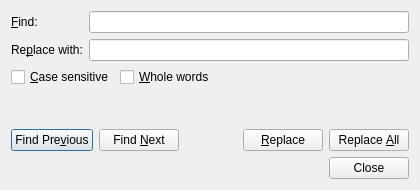
<?xml version="1.0" encoding="UTF-8"?>
<ui version="4.0">
 <class>FindDialog</class>
 <widget class="QDialog" name="FindDialog">
  <property name="geometry">
   <rect>
    <x>0</x>
    <y>0</y>
    <width>420</width>
    <height>190</height>
   </rect>
  </property>
  <property name="windowTitle">
   <string>Find and Replace</string>
  </property>
  <layout class="QVBoxLayout" name="rootLayout">
   <item>
    <layout class="QFormLayout" name="formLayout">
     <item row="0" column="0">
      <widget class="QLabel" name="searchLabel">
       <property name="text">
        <string>&amp;Find:</string>
       </property>
       <property name="buddy">
        <cstring>searchEdit</cstring>
       </property>
      </widget>
     </item>
     <item row="0" column="1">
      <widget class="QLineEdit" name="searchEdit"/>
     </item>
     <item row="1" column="0">
      <widget class="QLabel" name="replaceLabel">
       <property name="text">
        <string>Re&amp;place with:</string>
       </property>
       <property name="buddy">
        <cstring>replaceEdit</cstring>
       </property>
      </widget>
     </item>
     <item row="1" column="1">
      <widget class="QLineEdit" name="replaceEdit"/>
     </item>
    </layout>
   </item>
   <item>
    <layout class="QHBoxLayout" name="optionsLayout">
     <item>
      <widget class="QCheckBox" name="caseCheck">
       <property name="text">
        <string>&amp;Case sensitive</string>
       </property>
      </widget>
     </item>
     <item>
      <widget class="QCheckBox" name="wholeWordCheck">
       <property name="text">
        <string>&amp;Whole words</string>
       </property>
      </widget>
     </item>
     <item>
      <spacer name="optionsSpacer">
       <property name="orientation">
        <enum>Qt::Horizontal</enum>
       </property>
       <property name="sizeHint" stdset="0">
        <size>
         <width>40</width>
         <height>20</height>
        </size>
       </property>
      </spacer>
     </item>
    </layout>
   </item>
   <item>
    <widget class="QLabel" name="statusLabel">
     <property name="text">
      <string notr="true"/>
     </property>
     <property name="wordWrap">
      <bool>true</bool>
     </property>
    </widget>
   </item>
   <item>
    <layout class="QHBoxLayout" name="buttonsLayout">
     <item>
      <widget class="QPushButton" name="findPreviousButton">
       <property name="text">
        <string>Find Pre&amp;vious</string>
       </property>
      </widget>
     </item>
     <item>
      <widget class="QPushButton" name="findNextButton">
       <property name="text">
        <string>Find &amp;Next</string>
       </property>
      </widget>
     </item>
     <item>
      <spacer name="buttonsSpacer">
       <property name="orientation">
        <enum>Qt::Horizontal</enum>
       </property>
       <property name="sizeHint" stdset="0">
        <size>
         <width>40</width>
         <height>20</height>
        </size>
       </property>
      </spacer>
     </item>
     <item>
      <widget class="QPushButton" name="replaceButton">
       <property name="text">
        <string>&amp;Replace</string>
       </property>
      </widget>
     </item>
     <item>
      <widget class="QPushButton" name="replaceAllButton">
       <property name="text">
        <string>Replace &amp;All</string>
       </property>
      </widget>
     </item>
    </layout>
   </item>
   <item>
    <widget class="QDialogButtonBox" name="buttonBox">
     <property name="orientation">
      <enum>Qt::Horizontal</enum>
     </property>
     <property name="standardButtons">
      <set>QDialogButtonBox::Close</set>
     </property>
    </widget>
   </item>
  </layout>
 </widget>
 <resources/>
 <connections/>
</ui>
